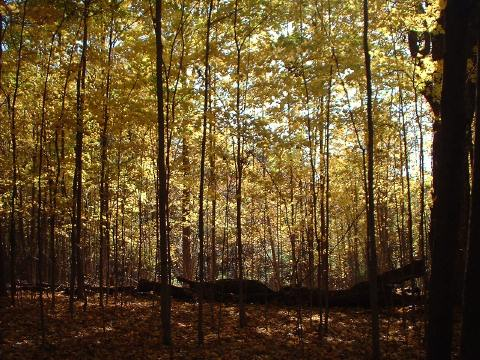
#> input picture DCS2_py/DCS2_py/src/image.jpeg, 480 x 360 px, found by its file name
$ python main2.py   (Python 2 division)   (older library calls are emulated)
#> lines starting #> are read from the running program, lines starting #| are printed output that depends on the picture
#! /bin/env python2.6
'''
Created on Oct 4, 2010

@author: sbobovyc
'''
import Image
import ImageDraw
import matplotlib.pyplot as plt
import pylab

if __name__ == '__main__':
    im = Image.open("image.jpeg")
#> im is the input picture: PIL image 480x360 RGB; mean R, G, B 95.9, 76, 43
    print im.format, im.size, im.mode
#| JPEG (480, 360) RGB
    hist = im.histogram()
#> hist = 768 values, max 17167 at index 512, min 2 at index 1, mean 675
    print len(hist)
#| 768
    red = hist[0:256]
#> red = 256 values, max 2552 at index 255, min 2 at index 1, mean 675
    green = hist[256:512]
#> green = 256 values, max 3574 at index 12, min 133 at index 246, mean 675
    blue = hist[512:768]
#> blue = 256 values, max 17167 at index 0, min 8 at index 254, mean 675
    x_axis = range(0,256)

    plt.plot(x_axis, red, 'r')
    plt.plot(x_axis, green, 'g')
    plt.plot(x_axis, blue, 'b')

    plt.show()
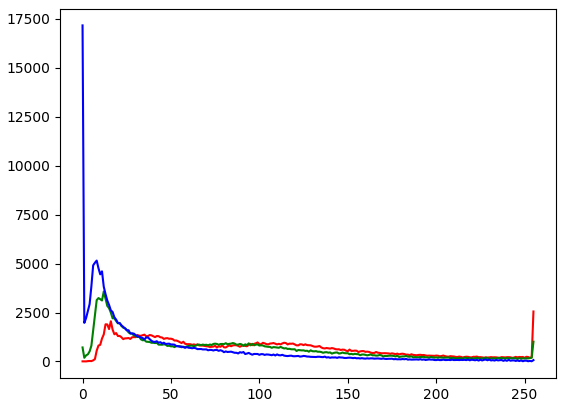
#> figure drawn by matplotlib, 1 panel; curve peaks at x = 255, y = 2552; curve peaks at x = 12, y = 3574; curve peaks at x = 0, y = 17167

    data = im.getdata()
    #for pixel in data:
    #	print pixel
#> (the run stopped early here; a loop or call above may not have finished)
